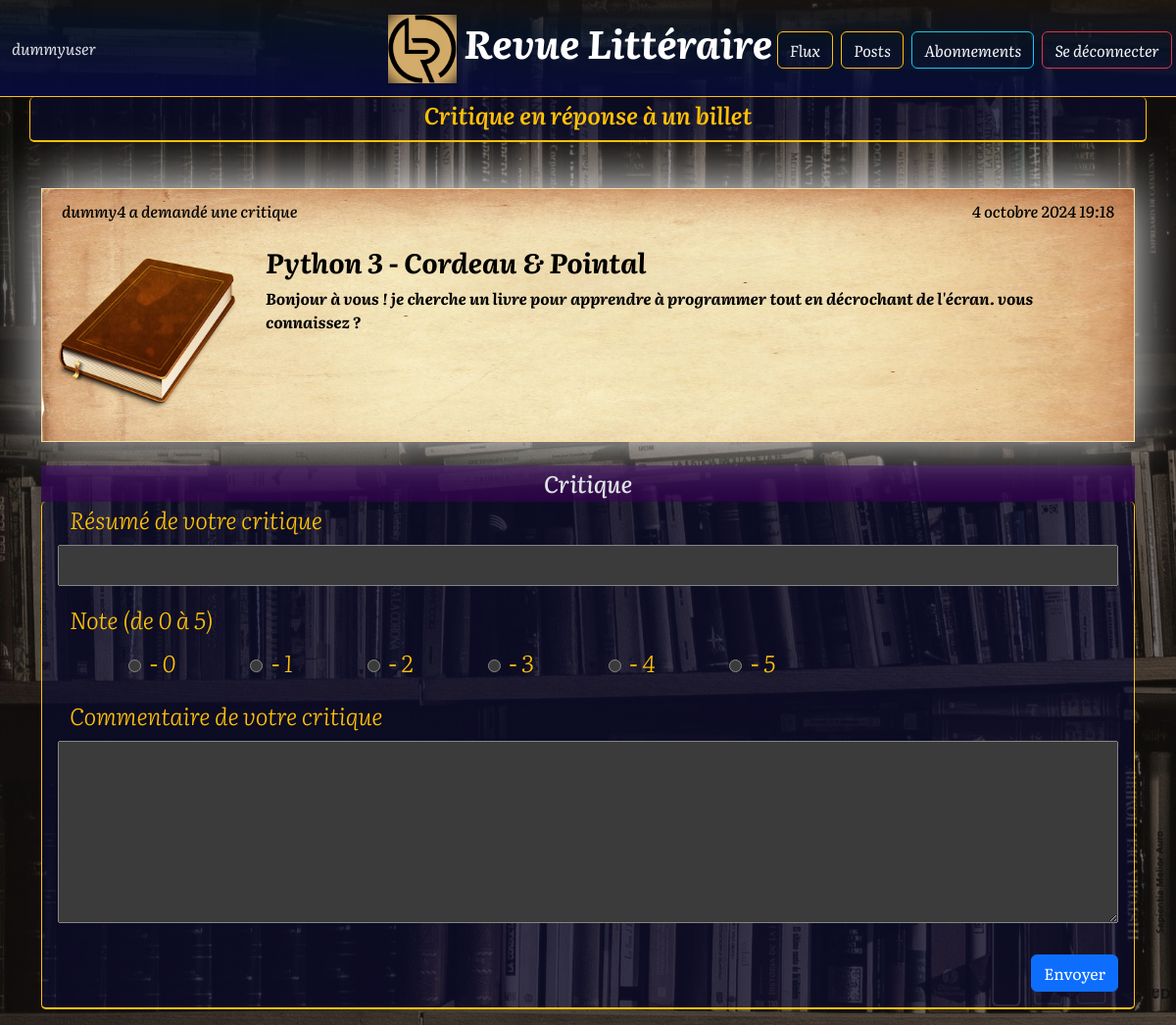
The app's page /creer_critique/6/ (signed in) with its own data.
### authentication/models.py (models this page shows)
class CustomUser(AbstractUser):
    email = models.EmailField(unique=True)

### blog/models.py (models this page shows, shortened)
class Ticket(models.Model):
    title = models.CharField(max_length=128, verbose_name="Titre")  # Titre du livre ou article
    description = models.TextField(max_length=1024, verbose_name="Description", blank=True)  # Description ou résumé de la demande de critique
    time_created = models.DateTimeField(auto_now_add=True, verbose_name="Date de création") # Date de création/publication
    user = models.ForeignKey(to=settings.AUTH_USER_MODEL, on_delete=models.CASCADE) # L'utilisateur qui a créé le billet
    image = models.ImageField(null=True, blank=True, verbose_name="image du billet", default='no_image.png') # image du billet
    IMAGE_MAX_FILE_SIZE = 2 * 1024 * 1024  # Limite de taille : 2 MB
    class Meta:
        verbose_name = 'Billet'
        verbose_name_plural = 'Tous les billets'
        ordering = ['-time_created']

### blog/views.py (the view, shortened to what this page needs)
# urls.py: path('creer_critique/<int:ticket_id>/', ReviewView.as_view(), name='creer_critique'),  # Page d'une critique
class ReviewView(LoginRequiredMixin, CreateView, UpdateView):
    model = Review
    form_class = ReviewForm
    template_name = 'blog/creer_critique.html'
    def get_object(self, queryset=None):
        review_id = self.kwargs.get('review_id')  # On récupère l'ID de la critique
        if review_id:
            review = get_object_or_404(Review, id=review_id, user=self.request.user)
            return review
        return None
    def get_context_data(self, **kwargs):
        context = super().get_context_data(**kwargs)
        if self.get_object():
            ticket = self.get_object().ticket
        else:
            ticket_id = self.kwargs['ticket_id']
            ticket = get_object_or_404(Ticket, id=ticket_id)
        context['ticket'] = ticket
        context['is_editing'] = True if self.get_object() else False
        return context

### blog/forms.py
class ReviewForm(forms.ModelForm):
    class Meta:
        model = Review
        fields = ['headline', 'rating', 'body']
        widgets = {
            'rating': forms.RadioSelect(
                choices=[(0, ' - 0'), (1, ' - 1'), (2, ' - 2'), (3, ' - 3'), (4, ' - 4'), (5, ' - 5')]),
            'body': forms.Textarea(attrs={'rows': '5'})
        }

### blog/templates/blog/creer_critique.html (shortened to what this page needs)
{% extends 'base.html' %}
{% load django_bootstrap5 %}
{% load static %}
{% block content %}
<main class="main-content Literata-500">
    <div class="justify-content-center align-content-center pt-0 mt-0 pb-1 px-1 mb-1">
        <div class="ticket-page-title fw-semibold pb-2">{% if is_editing %}Modifier la critique{% else %}Critique en réponse à un billet{% endif %}</a>
    </div>
    <div class="container mt-4 justify-content-center align-content-center py-2">
        <div class="mt-2 mb-2">
            {% include 'blog/partials/ticket_mesposts.html' with ticket=ticket %}
        </div>
        <h4 class="mt-4 mb-0 backgr-indigo text-center p-1">Critique</h4>
        <form method="post" class="Literata-500 ticket-page-title">
            <div class="mb-3 mx-3 row">
                <label for="headline" class="form-label col-auto">Résumé de votre critique</label>
                {{ form.headline }}
            </div>
            <div class="mb-3 mx-3 mx-xs-0 row">
                <label for="rating" class="form-label col-auto">Note (de 0 à 5)</label>
                <div class="d-flex">
                    {% for radio in form.rating %}
                        <div class="form-check form-check-inline align-middle ms-lg-4 ms-xs-0">
                            {{ radio.tag }}
                            <label class="form-check-label ms-1">{{ radio.choice_label }}</label>
                        </div>
                    {% endfor %}
                </div>
            </div>
            <div class="mb-3 mx-3 row">
                <label for="body" class="form-label col-auto">Commentaire de votre critique</label>
                {{ form.body }}
            </div>
            <div class="d-grid d-md-flex justify-content-md-end pe-2">
                <button type="submit" class="btn btn-primary my-3 mx-2">Envoyer</button>
            </div>
        </form>
    </div>
</main>
{% endblock %}

### blog/templates/blog/partials/header_connected.html (shortened to what this page needs)
{% load static %}
<header class="literata-900 sticky-top">
    <nav class="navbar header-gradient border-bottom border-warning">
        <div class="container-fluid d-flex align-items-center position-relative">
            <div class="d-none d-sm-flex literata-400 position-absolute start-1"> {{ user.username }} </div>
            <div class="d-flex justify-content-center w-100">
                <a class="navbar-brand fs-1 fw-bold mb-0" href="/">
                    <img src="{% static 'images/LITrevu.png' %}" alt="Logo du site LITReview" width="70" height="70" class="">
                    Revue Littéraire
                </a>
            </div>
            <div class="d-none d-xl-flex position-absolute mt-1 end-0">
                <a class="btn btn-outline-warning text-light literata-400 me-2" href="{% url 'blog:flux' %}">Flux</a>
                <a class="btn btn-outline-warning text-light literata-400 me-2" href="{% url 'blog:mesposts' %}">Posts</a>
                <a class="btn btn-outline-info text-light literata-400 me-2" href="{% url 'blog:mesabonnements' %}">Abonnements</a>
                <a class="btn btn-outline-danger text-light literata-400 me-1" href="{% url 'authentication:logout' %}">Se déconnecter</a>
            </div>
        </div>
    </nav>
</header>

### blog/templates/blog/partials/ticket_base.html (shortened to what this page needs)
<div class="billet-box ticket-item d-flex flex-column mb-4">
    <div class="row literata-500">
        {% if ticket.user == request.user %}
            <p class="col text-start">Vous avez demandé une critique</p>
        {% else %}
            <p class="col text-start">{{ ticket.user.username }} a demandé une critique</p>
        {% endif %}
            <p class="col text-end">{{ ticket.time_created }}</p>
    </div>
    <div class="d-flex row gap-1 row-gap-1 flex-grow-1">
        {% if ticket.image %}
            <img src="{{ ticket.image.url }}" class="m-0 me-lg-2 pe-lg-2 image-ticket" alt="Image de {{ticket.title}}">
        {% endif %}
        <div class="d-flex flex-column col-sm m-0 m-lg-1 p-lg-1">
            <h3 class="text-start literata-700">{{ ticket.title }}</h3>
            <p class="text-start literata-700 flex-grow-1">{{ ticket.description }}</p>
        </div>
    </div>
</div>

### static/css/style.css (style rules this page uses)
body { font-family: "Literata", serif; font-optical-sizing: auto; font-weight: 400; font-style: italic; position: relative; z-index: 1; }
.literata-900 { font-family: "Literata", serif; font-optical-sizing: auto; font-weight: 900; font-style: italic; }
.literata-700 { font-family: "Literata", serif; font-optical-sizing: auto; font-weight: 700; font-style: italic; }
.literata-500 { font-family: "Literata", serif; font-optical-sizing: auto; font-weight: 500; font-style: italic; }
.literata-400 { font-family: "Literata", serif; font-optical-sizing: auto; font-weight: 400; font-style: italic; }
.literata-300 { font-family: "Literata", serif; font-optical-sizing: auto; font-weight: 300; font-style: italic; }
body::before { content: ""; position: fixed; top: 0; left: 0; right: 0; bottom: 0; background: url("../images/background.jpg") no-repeat center center; background-size: cover; filter: grayscale(55%); z-index: -1; }
.form-label { background-color: transparent; color: inherit; }
.sticky-top { position: -webkit-sticky; position: sticky; top: 0; z-index: 1080; }
.header-gradient { background: linear-gradient(1deg, rgba(9,10,59,1) 0%, rgba(3,22,51,0.6) 60%, rgba(71,43,14,0.2) 100%); width: 100%; }
.main-content { display: flex; flex-direction: column; align-items: center; max-width: 100%; padding: 0px; }
.billet-box { color: black; border: 1px solid #f5e0a2; text-align: center; width: 100%; max-width: 1280px; padding: 10px 20px 10px 20px; margin-top: 15px; background: url("../images/old-book2.jpg"); background-size: 100% 110%; filter: drop-shadow(0px -4px 30px whitesmoke); }
.image-ticket { max-width: 200px; max-height: 300px; padding: 5px 20px 5px 5px; }
.ticket-page-title { position: sticky; top: 0; z-index: 1030; background-color: rgba(9, 10, 59, 0.5); text-align: center; color: #ffc107; width: 100%; border-bottom: 2px solid #ffc107; border-right: 1px solid #ffc107; border-left: 1px solid #ffc107; border-radius: 5px; font-size: 1.5rem; font-style: italic; }
.backgr-indigo { background-color: rgba(46,0,79, 0.8); }

### records on screen
CustomUser: username "dummyuser"
Ticket: user.username "dummy4", time_created "4 octobre 2024 19:18", image (placeholder picture), title "Python 3 - Cordeau & Pointal", description "Bonjour à vous ! je cherche un livre pour apprendre à programmer tout en décrochant de l'écran. vous connaissez ?"

### other values on screen
{{ radio.choice_label }} "- 0" "- 1" "- 2" "- 3" "- 4" "- 5"
